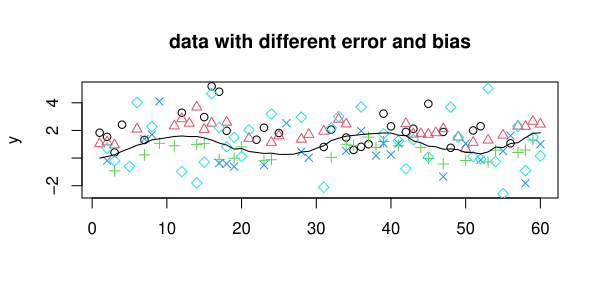

Write the R code that produced this figure.
###################################################
### code chunk number 40: Cs712_multivariate
###################################################
r2 <- r * c(100, 10, 10, 200, 400)
a <- runif(n, -1, 1)
err <- rnorm(n * TT, mean = rep(a, each = TT), sd = rep(sqrt(r2), each = TT))
ym2 <- matrix(1, nrow = n) %*% level + matrix(err, nrow = n, byrow = TRUE)
ym2[sample(n * TT, miss.percent * n * TT)] <- NA
matplot(t, t(ym2), pch = 1:n, ylab = "y", xlab = "", main = "data with different error and bias")
lines(level)
